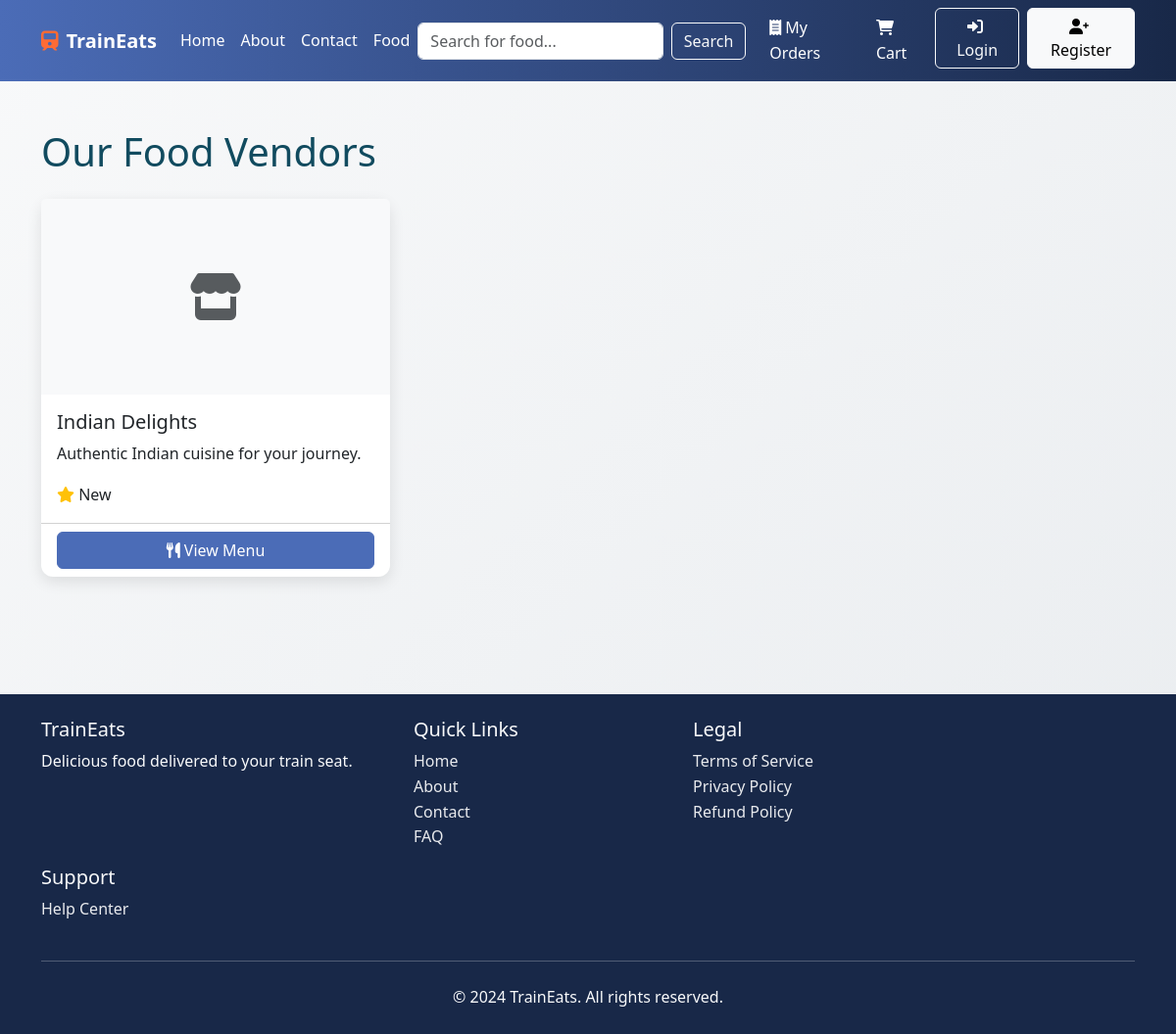
The app's page /vendors/ with its own data.
### vendors/models.py (models this page shows, shortened)
class Vendor(models.Model):
    name = models.CharField(max_length=100)
    owner_name = models.CharField(max_length=100)
    phone_number = models.CharField(
        max_length=15,
        validators=[
            RegexValidator(
                regex=r'^\+?1?\d{9,15}$',
                message=_("Phone number must be entered in the format: '+999999999'. Up to 15 digits allowed.")
            )
        ]
    )
    email = models.EmailField()
    station = models.ForeignKey(Station, on_delete=models.CASCADE)
    platform = models.ForeignKey(Platform, on_delete=models.CASCADE)
    description = models.TextField()
    is_active = models.BooleanField(default=True)
    created_at = models.DateTimeField(auto_now_add=True)
    updated_at = models.DateTimeField(auto_now=True)
    class Meta:
        ordering = ['name']
        unique_together = ['station', 'platform', 'name']

### vendors/views.py (the view)
# urls.py: path('', views.vendor_list, name='vendors'),
def vendor_list(request):
    vendors = Vendor.objects.all()
    return render(request, 'vendors/vendor_list.html', {
        'vendors': vendors
    })

### orders/context_processors.py (called while the page is built, shortened)
def cart_item_count(request):
    if not request.user.is_authenticated:
        return {'cart_item_count': 0}

### templates/vendors/vendor_list.html (shortened to what this page needs)
{% extends 'base.html' %}
{% block content %}
<div class="container py-5">
    <h1 class="mb-4">Our Food Vendors</h1>
    {% if vendors %}
        <div class="row">
            {% for vendor in vendors %}
                <div class="col-md-6 col-lg-4 mb-4">
                    <div class="card h-100">
                        {% if vendor.image %}
                            <img src="{{ vendor.image.url }}" class="card-img-top" alt="{{ vendor.name }}">
                        {% else %}
                            <div class="card-img-top bg-light d-flex align-items-center justify-content-center" style="height: 200px;">
                                <i class="fas fa-store fa-3x text-muted"></i>
                            </div>
                        {% endif %}
                        <div class="card-body">
                            <h5 class="card-title">{{ vendor.name }}</h5>
                            <p class="card-text">{{ vendor.description|truncatewords:30 }}</p>
                            <div class="d-flex justify-content-between align-items-center">
                                <div class="rating">
                                    <i class="fas fa-star text-warning"></i>
                                    <span>{{ vendor.rating|default:"New" }}</span>
                                </div>
                            </div>
                        </div>
                        <div class="card-footer bg-transparent">
                            <a href="{% url 'vendor_detail' vendor.id %}" class="btn btn-primary w-100">
                                <i class="fas fa-utensils"></i> View Menu
                            </a>
                        </div>
                    </div>
                </div>
            {% endfor %}
        </div>
    {% else %}
        <div class="alert alert-info">
            <i class="fas fa-info-circle"></i> No vendors available at the moment.
        </div>
    {% endif %}
</div>
{% endblock %}

### static/css/style.css (style rules this page uses)
:root { --primary: #ff6b35; --secondary: #1a936f; --dark: #114b5f; --light: #f3e9d2; --danger: #e63946; --success: #2a9d8f; --warning: #e9c46a; --gray: #6c757d; --white: #ffffff; --black: #212529; --transition: all 0.3s ease; --shadow: 0 5px 15px rgba(0, 0, 0, 0.1); --shadow-hover: 0 8px 25px rgba(0, 0, 0, 0.2); --radius: 12px; }
body { font-family: 'Poppins', sans-serif; background: linear-gradient(135deg, #f8f9fa 0%, #e9ecef 100%); color: var(--dark); line-height: 1.6; min-height: 100vh; overflow-x: hidden; }
.btn-primary { background: var(--primary); border-color: var(--primary); }
.card { border: none; border-radius: var(--radius); box-shadow: var(--shadow); transition: var(--transition); }

### static/css/custom.css (style rules this page uses)
body { background-color: #f4f7f6; font-family: 'Segoe UI', Tahoma, Geneva, Verdana, sans-serif; }
.btn-primary { background-color: #4b6cb7; border-color: #4b6cb7; }
.card { transition: all 0.3s cubic-bezier(.25,.8,.25,1); }

### records on screen
Vendor: name "Indian Delights", description "Authentic Indian cuisine for your journey.", rating "New"
